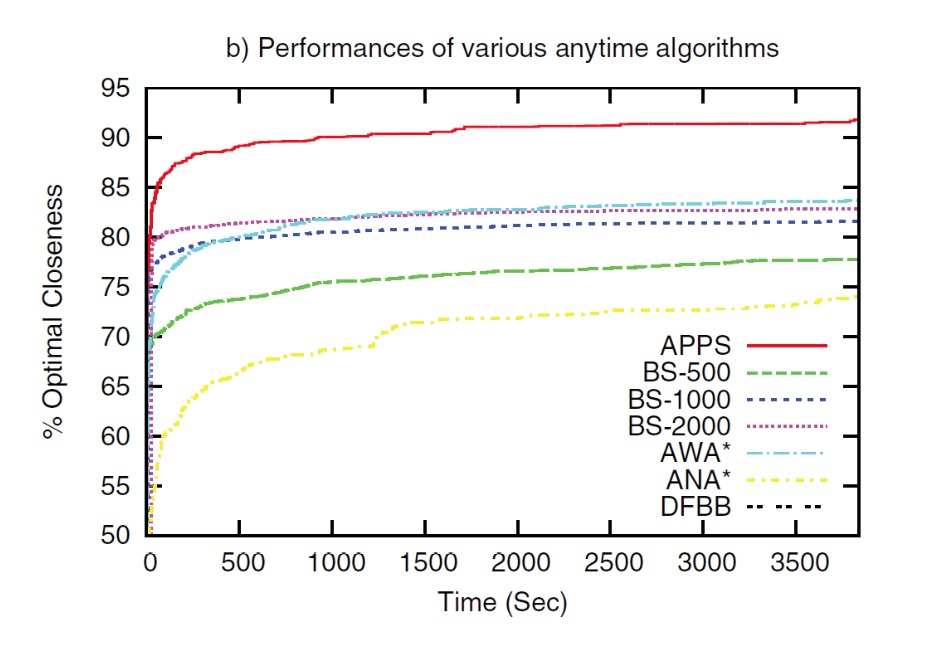
#> input picture img/tstplot.jpg, 949 x 669 px, found by its file name
$ python colourMaskingTesting.py
#> lines starting #> are read from the running program, lines starting #| are printed output that depends on the picture; after the words box and inside, x2 and y2 are one past the last pixel; in counts of white or black regions, pixels touching at a corner belong together
import numpy as np
import cv2
import matplotlib.pyplot as plt

def colourMasking(image,boundaryCorners,targetColour):
    """
    Returns the Masked Image
	Input:
		Image : RGB values (0 to 255 each)
		BoundaryCorners : List of tuples of coordinates ( assumed order to be TLeft,TRight,BRight.....)
		colourToBeMasked : tuple of RGB values (0 to 255 each)
	Output:
		Masked Image
    """
    [istart,jstart]=  corners[0]
    [iend,jend] =  corners[2]
    # Load Image and transform to a 2D numpy array.
    image_array = np.array(image)
    targetColourArray = np.array(targetColour)
    w, h, d = tuple(image.shape)
    assert d == 3
    #image_array = np.reshape(image, (w * h, d))
    masked_image = np.ones((w, h, d))
    masked_image = masked_image*255
    i=istart
    j=jstart
    while(i<=iend):
        j=jstart
        while(j<=jend):
            if(tuple(image_array[i][j])==targetColour):
                masked_image[i][j] = targetColourArray
            j+=1
        i+=1

    masked_image = np.array(masked_image, dtype = np.uint8)
    return masked_image
# [(1, 1, 1), (53, 150, 53), (86, 86, 255), (205, 202, 198), (255, 27, 28), (255, 255, 255)]

sample_image = cv2.imread("/home/sourav/Desktop/Open_soft/tstplot.jpg")
#> sample_image is the input picture: shape (669, 949, 3); mean B, G, R 243.7, 244.2, 244.6
#dum = np.array(sample_image,dtype=np.float64) / 255
#plt.imshow(sample_image)
#plt.show()
corners = [[0,0],[0,948],[668,948],[668,0]]
col = tuple([1,1,1])
#sample_image_out = np.array(colourMasking(sample_image,col),dtype=np.float64) / 255
sample_image_out = colourMasking(sample_image,corners,col)
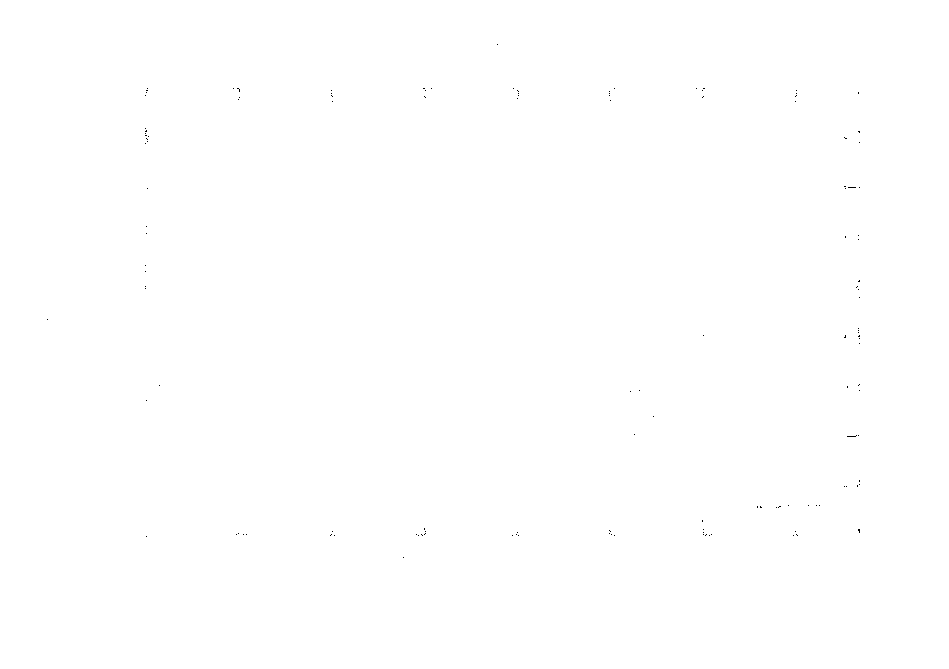
#> sample_image_out: shape (669, 949, 3); values 1 (black) and 255 (white), 100% white; black in thin lines or dots, all inside (x1, y1, x2, y2) = (47, 44, 860, 558)
plt.figure()
plt.imshow(sample_image_out)
plt.show()
